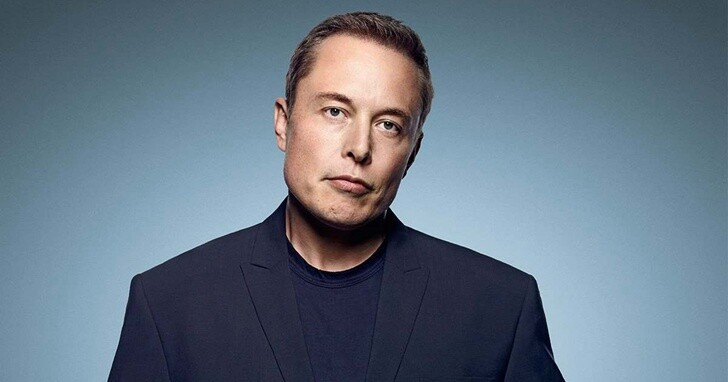
#> input picture images/musk.jpg, 728 x 382 px, found by its file name
$ jupyter execute Face_haar.ipynb
#> lines starting #> are read from the running program, lines starting #| are printed output that depends on the picture; after the words box and inside, x2 and y2 are one past the last pixel; in counts of white or black regions, pixels touching at a corner belong together
[cell 1]
import cv2
imagepath = "images/musk.jpg"
image = cv2.imread(imagepath)
#> image is the input picture: shape (382, 728, 3); mean B, G, R 131.9, 116.8, 100.9

## 轉換成灰階圖片

[cell 2]
gray = cv2.cvtColor(image,cv2.COLOR_BGR2GRAY)
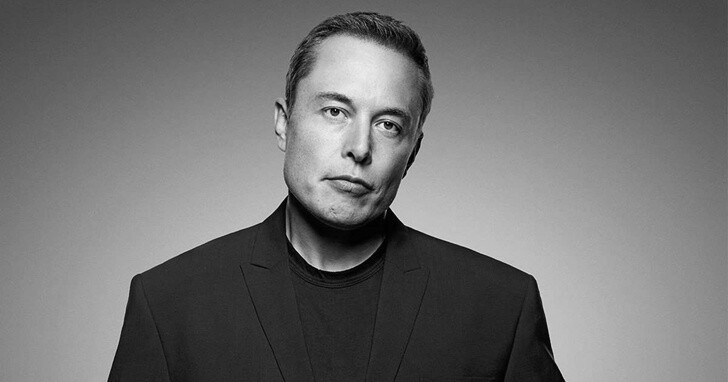
#> gray: shape (382, 728); min 0, max 242, mean 113.8

## 載入人臉分類器

[cell 3]
classifier = "haarcascades/haarcascade_frontalface_default.xml"
face_cascade = cv2.CascadeClassifier(classifier)

## 識別人臉

[cell 4]
#偵測圖片中的人臉
faces = face_cascade.detectMultiScale(image)
#> faces = [[283, 55, 150, 150]]

[cell 5]
print("發現{0}個人臉!".format(len(faces)))
#| 發現1個人臉!

## 秀圖, 人臉畫框

[cell 6]
for(x,y,w,h) in faces:
   cv2.rectangle(image,(x,y),(x+w,y+w),(0,255,0),2)
#> this loop made 1 pass
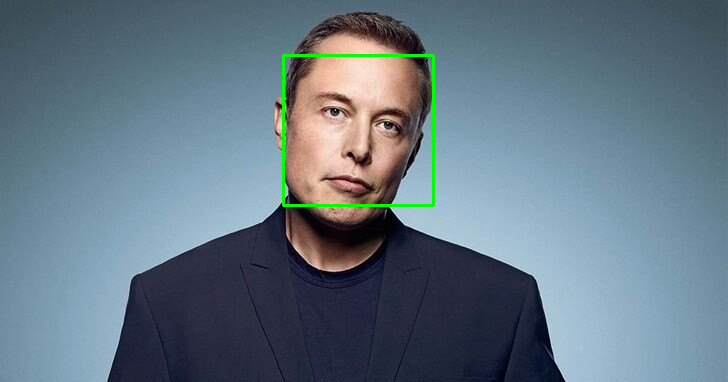
#> image: shape (382, 728, 3); 0.65% of pixels changed, all inside (x1, y1, x2, y2) = (282, 54, 435, 207)

## 輸出圖片

[cell 7]
# cv2.imshow("Image Title",image)

[cell 8]
cv2.imwrite('output/output.jpg', image)
#> Out = True

[cell 9]
import cv2
from google.colab.patches import cv2_imshow
img = cv2.imread('output/output.jpg', cv2.IMREAD_UNCHANGED)
cv2_imshow(img)

[cell 10]
imagepath = "images/musk.jpg"
image = cv2.imread(imagepath)

[cell 11]
face_cascade = cv2.CascadeClassifier('haarcascades/haarcascade_frontalface_default.xml')
eye_cascade = cv2.CascadeClassifier('haarcascades/haarcascade_eye.xml')

[cell 12]
gray = cv2.cvtColor(image, cv2.COLOR_BGR2GRAY)

[cell 13]
faces = face_cascade.detectMultiScale(gray, 1.3, 5)
#> faces = [[284, 55, 153, 153]]

[cell 14]
for (x,y,w,h) in faces:
     img = cv2.rectangle(img,(x,y),(x+w,y+h),(255,0,0),2)
     roi_gray = gray[y:y+h, x:x+w]
     roi_color = img[y:y+h, x:x+w]
     eyes = eye_cascade.detectMultiScale(roi_gray)
     for (ex,ey,ew,eh) in eyes:
         cv2.rectangle(roi_color,(ex,ey),(ex+ew,ey+eh),(0,255,0),2)
#> this loop made 1 pass
#> (x, y, w, h, eyes) on pass 1: (284, 55, 153, 153, [[32, 38, 37, 37], [85, 53, 35, 35]])
#> pass 1, `img = cv2.rectangle(img,(x,y),(x+w,y+h),(255,0,0),2)`:
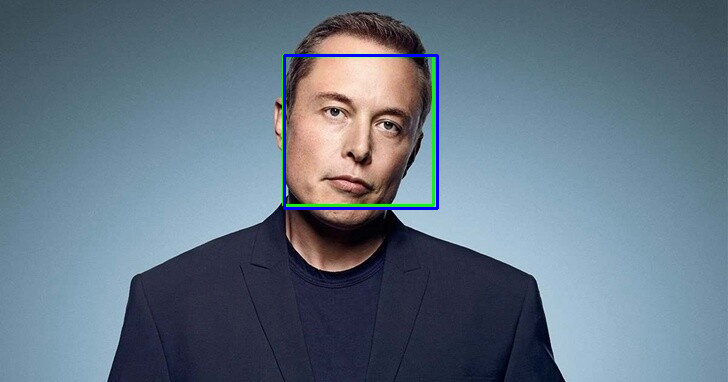
#> img: shape (382, 728, 3); mean B, G, R 132.1, 116.3, 99.5
#> pass 1, `roi_gray = gray[y:y+h, x:x+w]`:
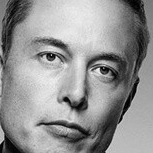
#> roi_gray: shape (153, 153); min 0, max 242, mean 147
#> pass 1, `roi_color = img[y:y+h, x:x+w]`:
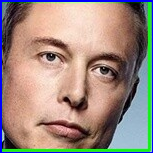
#> roi_color: shape (153, 153, 3); mean B, G, R 128.4, 138.6, 157.2
#> after the loop:
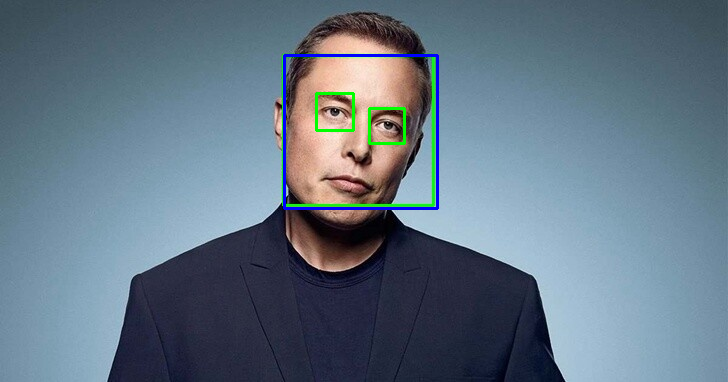
#> img: shape (382, 728, 3); 0.31% of pixels changed, all inside (x1, y1, x2, y2) = (315, 92, 406, 145)
#> after the loop:
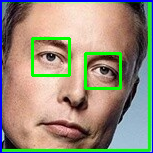
#> roi_color: shape (153, 153, 3); 3.66% of pixels changed, all inside (x1, y1, x2, y2) = (31, 37, 122, 90)

[cell 15]
cv2.imwrite('output/output.jpg', img)
#> Out = True

[cell 16]
from google.colab.patches import cv2_imshow
imgeye = cv2.imread('output/output.jpg', cv2.IMREAD_UNCHANGED)
cv2_imshow(imgeye)
